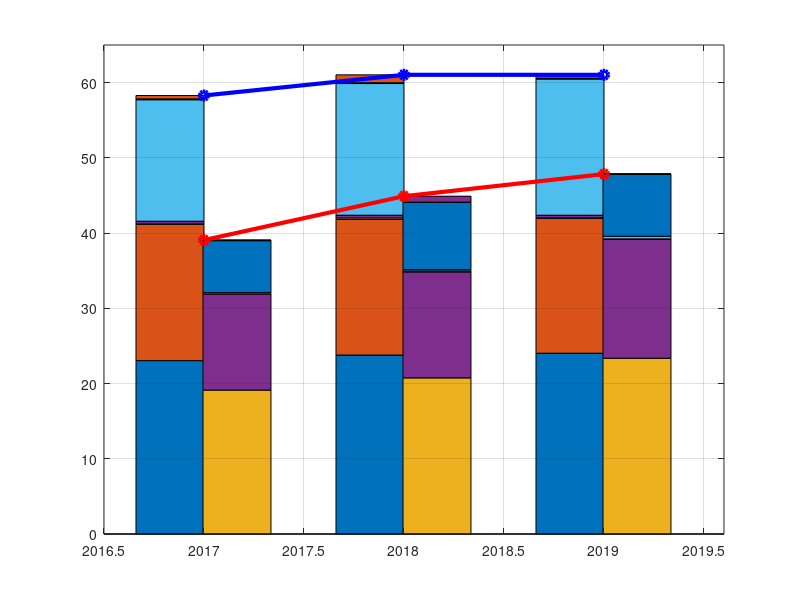

The MATLAB script that drew this image: (Note: this script raises an error after producing the figure.)
clear all;close all
load EjecucionIEO
h=axes;

hb1=bar(anho(5:7)-0.17,CreditoTotal(5:7,1:9)/1000,'stacked','barwidth',.34);
hold on
hb2=bar(anho(5:7)+0.165,PagosRealizados(5:7,1:9)/1000,'stacked','barwidth',.34);

hp1=plot(anho(5:7),sum(PagosRealizados(5:7,1:9)/1000,2),'linewidth',3,'color','r','Marker','o');
hp2=plot(anho(5:7),sum(CreditoTotal(5:7,1:9)/1000,2),'linewidth',3,'color','b','Marker','o');
grid on
axis([2016.5 2019.6 0 65])
h.XTick=[2013:1:2019];


Le{1}='Cap.1 Gastos de personal';
Le{2}='Cap.2 Gastos corrientes en bienes y servicios';
Le{3}='Cap.3 Gastos financieros';
Le{4}='Cap.4 Transferencias corrientes';
Le{5}='Cap.5';
Le{6}='Cap.6 Inversiones reales';
Le{7}='Cap.7 Transferencias de capital';
Le{8}='Cap.8 Activos financieros';
Le{9}='Cap.9 Pasivos financieros';
Le{10}='Pagos realizados';
Le{11}='Creditos totales';

Colores=[0    0.0       0.9000,
    0.8500    0.3250    0.0980,
    0.9290    0.6940    0.1250,
    0.4940    0.1840    0.5560,
    0.4660    0.6740    0.1880,
    0.3010    0.7450    0.9330,
    0.6350    0.0780    0.1840,
    0.0000    0.4470    0.7410,
    0.0000    0.4470    1.000];

Colores=parula(9);
for ib=1:9
    hb1(ib).FaceColor=Colores(ib,:);
    hb2(ib).FaceColor=Colores(ib,:);
end

hL=legend([hb1,hp1,hp2],Le,'NumColumns',4);
hL.Location="southoutside";
title('Creditos totales y pagos realizados [M€]')


for anho=[2013:1:2019]
    ht1=text(anho-0.17,2,'Creditos totales')
    ht1.Rotation=90;
    ht1.Color='w';
    ht1.FontSize=16;
    
    ht2=text(anho+0.165,2,'Pagos realizados')
    ht2.Rotation=90;
    ht2.Color='w';
    ht2.FontSize=16;
end



for icap=1:9
    fprintf('%d, %7.3f, %7.3f, %7.3f \n',icap , CreditoTotal(5,icap)/1000,CreditoTotal(6,icap)/1000,CreditoTotal(7,icap)/1000);
end
    
for icap=1:9
    fprintf('%d, %7.3f, %7.3f, %7.3f \n',icap , PagosRealizados(5,icap)/1000,PagosRealizados(6,icap)/1000,PagosRealizados(7,icap)/1000);
end

CreaFigura(gcf,strcat(mfilename),[7 4])
